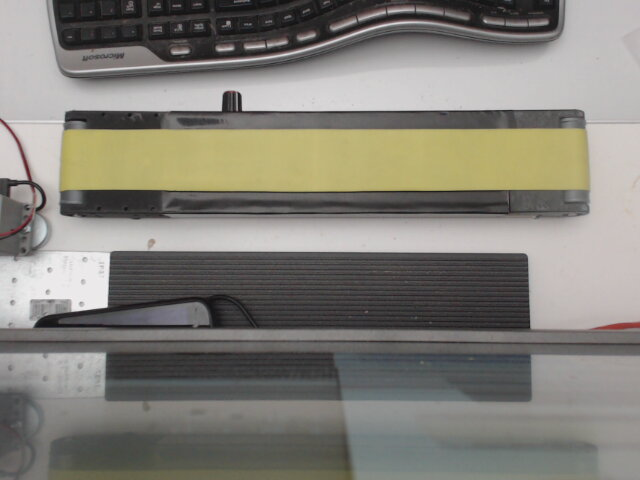
#> input picture cv/img/2018-11-30-205428.jpg, 640 x 480 px, given in place of the camera
$ python track_cm.py   (older library calls are emulated)
#> lines starting #> are read from the running program, lines starting #| are printed output that depends on the picture; after the words box and inside, x2 and y2 are one past the last pixel; in counts of white or black regions, pixels touching at a corner belong together
### cv/cvutil/shapedetector.py
# import the necessary packages
import cv2

class ShapeDetector:
	def __init__(self):
		pass

	def detect(self, c):
		# initialize the shape name and approximate the contour
		shape = "unidentified"
		peri = cv2.arcLength(c, True)
		approx = cv2.approxPolyDP(c, 0.04 * peri, True)

		# if the shape is a triangle, it will have 3 vertices
		if len(approx) == 3:
			shape = "triangle"

		# if the shape has 4 vertices, it is either a square or
		# a rectangle
		elif len(approx) == 4:
			# compute the bounding box of the contour and use the
			# bounding box to compute the aspect ratio
			(x, y, w, h) = cv2.boundingRect(approx)
			ar = w / float(h)

			# a square will have an aspect ratio that is approximately
			# equal to one, otherwise, the shape is a rectangle
			shape = "square" if ar >= 0.95 and ar <= 1.05 else "rectangle"

		# if the shape is a pentagon, it will have 5 vertices
		elif len(approx) == 5:
			shape = "pentagon"

		# otherwise, we assume the shape is a circle
		else:
			shape = "circle"

		# return the name of the shape
		return shape

### cv/track_cm.py
from cvutil.shapedetector import ShapeDetector
import argparse
import imutils
import cv2
import cv2 as cv
import numpy as np


kernel = np.ones((5, 5), np.uint8)

# m = maestro.Controller()

# Take input from webcam
cap = cv2.VideoCapture(-1)

# Reduce the size of video to 320x240 so rpi can process faster
cap.set(3, 320)
cap.set(4, 240)


def nothing(x):
    pass


# Creating a windows for later use
cv2.namedWindow('Mask')
cv2.namedWindow('Image')

# Creating track bar for min and max for hue, saturation and value
# You can adjust the defaults as you like
cv2.createTrackbar('t', 'Image', 100, 255, nothing)
cv2.createTrackbar('d', 'Image', 100, 255, nothing)
# [10 lines of commented-out code are left out]


while (1):

    buzz = 0
    # gain = cv2.getTrackbarPos('gain','Image')
    gain = -1;
    cap.set(cv.CAP_PROP_EXPOSURE, gain);
    _, frame = cap.read()
#> frame is the input picture: shape (480, 640, 3); mean B, G, R 119.5, 127.2, 129.8
    r = (102, 50, 533, 59)
    frame = frame[int(r[1]):int(r[1] + r[3]), int(r[0]):int(r[0] + r[2])]
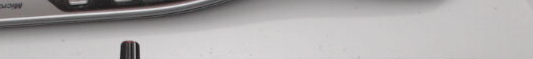
#> frame: shape (59, 533, 3); mean B, G, R 172.3, 172.1, 174.3

    image = frame
    # image = cv2.imread(args["image"])
    resized = imutils.resize(image, width=300)
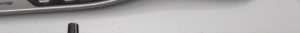
#> resized: shape (33, 300, 3); mean B, G, R 172.3, 172.1, 174.3
    ratio = image.shape[0] / float(resized.shape[0])
#> ratio = 1.79

    # convert the resized image to grayscale, blur it slightly,
    # and threshold it
    gray = cv2.cvtColor(resized, cv2.COLOR_BGR2GRAY)
    blurred = cv2.GaussianBlur(gray, (5, 5), 0)
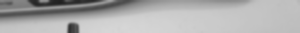
#> blurred: shape (33, 300); min 32, max 214, mean 172.9
    t = cv2.getTrackbarPos('t', 'Image')
    thresh = cv2.threshold(blurred, t, 255, cv2.THRESH_BINARY)[1]
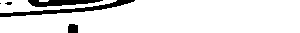
#> thresh: shape (33, 300); 90.1% white; 5 black regions (2 under 20 px)
    cv2.imshow("Mask", thresh)

    # find contours in the thresholded image and initialize the
    # shape detector
    cnts = cv2.findContours(thresh.copy(), cv2.RETR_EXTERNAL, cv2.CHAIN_APPROX_SIMPLE)
#> cnts = 3 contours, 1 with area under 20; largest, box (x1, y1, x2, y2) and area: (0, 0, 300, 33) 7886, (0, 0, 117, 13) 576
    cnts = cnts[0] if imutils.is_cv2() else cnts[1]
    sd = ShapeDetector()

    # loop over the contours
    for c in cnts:

        # compute the center of the contour, then detect the name of the
        # shape using only the contour
        M = cv2.moments(c)

        if M["m00"] != 0:
            cX = int((M["m10"] / M["m00"]) * ratio)
            cY = int((M["m01"] / M["m00"]) * ratio)
            shape = sd.detect(c)

            # multiply the contour (x, y)-coordinates by the resize ratio,
            # then draw the contours and the name of the shape on the image
            c = c.astype("float")
            c *= ratio
            c = c.astype("int")
            cv2.drawContours(image, [c], -1, (0, 255, 0), 2)
            cv2.circle(image, (cX, cY), 3, (255, 0, 0), -1)
            # cv2.putText(image, " [{0},{1}]".format(cX, cY), (cX, cY), cv2.FONT_HERSHEY_SIMPLEX,
            #     0.5, (255, 255, 255), 2)

            # show the output image

        cv2.imshow("Image", image)
#> this loop made 3 passes
#> (c, cX, cY, shape, peri in detect, approx in detect, x in detect, y in detect) on pass 2: ([[69, 0], [69, 1], [84, 1], [85, 0]], 77, 0, 'rectangle', 19.41, [[39, 1], [47, 1], [48, 0], [39, 0]], 39, 0)
#> (cX, cY, shape, peri in detect, approx in detect) on passes 1, 3: (303, 31, 'triangle', 667.7, [[0, 17], [299, 32], [299, 0]]), (68, 10, 'triangle', 256.2, [[0, 12], [116, 0], [0, 0]])
#> pass 1, `cv2.imshow("Image", image)`:
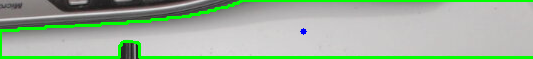
#> window 'Image': shape (59, 533, 3); mean B, G, R 156.2, 180.9, 157.8
#> pass 2, `cv2.imshow("Image", image)`:
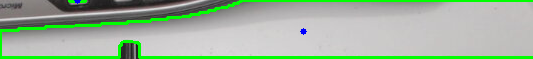
#> window 'Image': shape (59, 533, 3); mean B, G, R 156.1, 180.9, 157.6
#> after the loop:
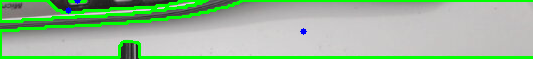
#> image: shape (59, 533, 3); 14.16% of pixels changed, all inside (x1, y1, x2, y2) = (0, 0, 533, 59)

    k = cv2.waitKey(5) & 0xFF
#> (key Esc is pressed here)
    if k == 27:
        break

cap.release()
cv2.destroyAllWindows()
#> (the run stopped early here; a loop or call above may not have finished)
